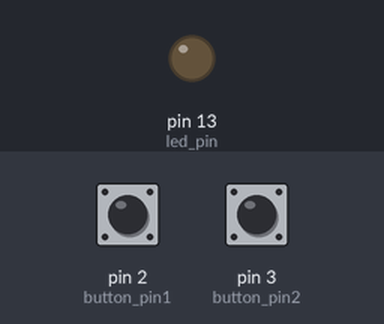
A sketch run on a simulated Arduino Uno, built with avr-gcc and run on an emulated ATmega328P. On the bench: output pins drawn as LEDs (lit = HIGH). The test bench sets the inputs (shaded band); at power-on: pin 2 (button_pin1) HIGH, pin 3 (button_pin2) LOW. The ROS host is connected and sends only what is stated.

Above: at 1.2 s.
1.3 s: pin 2 (button_pin1) pulled LOW for 0.15 s
At 1.9 s:
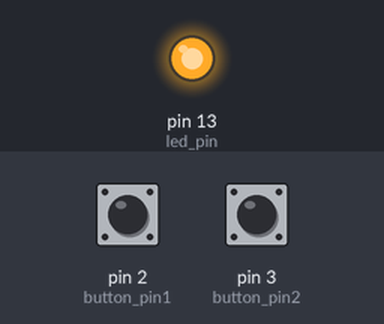
3.0 s: pin 2 (button_pin1) pulled LOW for 3.2 s
At 3.7 s:
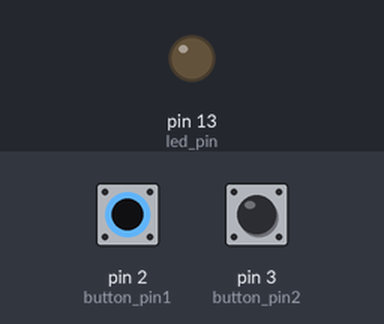
Timing chart, 0 to 7.8 s (numbered marks = the images above; inputs shaded):
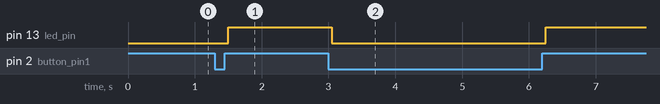

Measured:
- after the input at 1.3 s, pin 13 (led_pin): LOW → HIGH after 0.20 s
- after the input at 3.0 s, pin 13 (led_pin): HIGH → LOW after 0.05 s, → HIGH 3.2 s later

The sketch:

arduino_PIR.ino
```cpp
/*
 * Button Example for Rosserial
 */

#include <ros.h>
#include <std_msgs/Bool.h>
#include <std_msgs/Float32.h>

#include <Wire.h>
#include <Adafruit_Sensor.h>
#include <Adafruit_BMP085_U.h>

#include "DHT.h"

#define DHTPIN 7     // what digital pin we're connected to
#define DHTTYPE DHT22   // DHT 22  (AM2302), AM2321

Adafruit_BMP085_Unified bmp = Adafruit_BMP085_Unified(10085);
DHT dht(DHTPIN, DHTTYPE);

ros::NodeHandle nh;

std_msgs::Bool pushed_msg;
ros::Publisher pub_button("pushed", &pushed_msg);

std_msgs::Float32 temperature_msg;
ros::Publisher pub_temperature("temperature", &temperature_msg);
std_msgs::Float32 humidity_msg;
ros::Publisher pub_humidity("humidity", &humidity_msg);
std_msgs::Float32 pressure_msg;
ros::Publisher pub_pressure("pressure", &pressure_msg);

const int button_pin1 = 2;
const int button_pin2 = 3;
const int led_pin = 13;

bool last_reading;
long last_debounce_time=0;
long debounce_delay=50;
bool published = true;
volatile unsigned long last_time_sensing = 0;

void setup()
{
  bmp.begin();
  dht.begin();

  nh.initNode();
  nh.advertise(pub_button);
  nh.advertise(pub_temperature);
  nh.advertise(pub_humidity);
  nh.advertise(pub_pressure);

  //initialize an LED output pin
  //and a input pin for our push button
  pinMode(led_pin, OUTPUT);
  pinMode(button_pin1, INPUT);
  pinMode(button_pin2, INPUT);

  //Enable the pullup resistor on the button
  //digitalWrite(button_pin, HIGH);

  //The button is a normally button
  last_reading = digitalRead(button_pin1) | digitalRead(button_pin2);

  last_time_sensing = millis();

}

void loop()
{

  bool reading1 = digitalRead(button_pin1);
  bool reading2 = digitalRead(button_pin2);

  if (last_reading!= (reading1 | reading2)){
      last_debounce_time = millis();
      published = false;
  }

  //if the button value has not changed for the debounce delay, we know its stable
  if ( !published && (millis() - last_debounce_time)  > debounce_delay) {
    digitalWrite(led_pin, (reading1 | reading2));
    pushed_msg.data = (reading1 | reading2);
    pub_button.publish(&pushed_msg);
    published = true;
  }

  last_reading = (reading1 | reading2);

  if( abs(last_time_sensing*1.0 - millis()*1.0) > (20.0*60.0*1000.0) ) // every 20 minutes
  {
	// Reading temperature or humidity takes about 250 milliseconds!
        // Sensor readings may also be up to 2 seconds 'old' (its a very slow sensor)
        float h = 0.0;//dht.readHumidity(); // This sensor is to slow to work with ROS :(
        // Read temperature as Celsius (the default)
        float t = 0.0;//dht.readTemperature(); // This sensor is to slow to work with ROS :(

        // Get a new sensor event
        sensors_event_t event;
        bmp.getEvent(&event);

        float temperature = t;

        // Display the results (barometric pressure is measure in hPa)
        if (event.pressure)
        {
           // First we get the current temperature from the BMP085
           bmp.getTemperature(&temperature);

           pressure_msg.data = event.pressure;
           pub_pressure.publish(&pressure_msg);
           temperature_msg.data = temperature;
           pub_temperature.publish(&temperature_msg);
        }


        humidity_msg.data = h;
        //pub_humidity.publish(&humidity_msg);

	last_time_sensing = millis();
  }

  nh.spinOnce();
}
```
